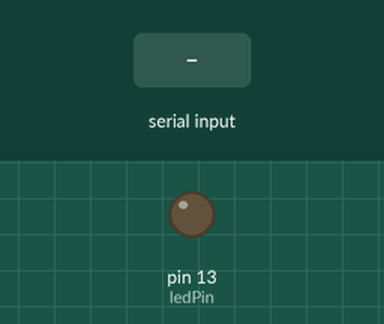
Bench run of a sketch on a simulated Arduino Uno, built with avr-gcc and run on an emulated ATmega328P. On the bench: output pins drawn as LEDs (lit = HIGH). Inputs (shaded band) come from the test bench.

Above: at 1.2 s.
1.3 s: "Y" received over Serial
At 1.7 s:
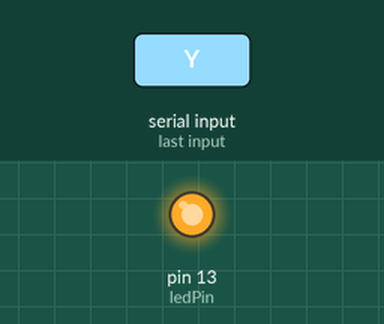
2.9 s: "1" received over Serial
At 4.1 s:
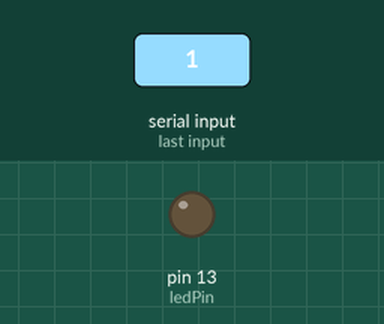
Timing chart, 0 to 5.9 s (numbered marks = the images above; inputs shaded):
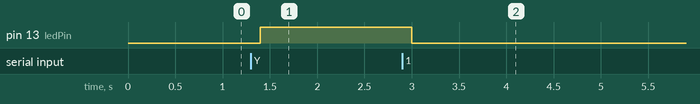

The sketch:

Comms_Processing2Arduino.ino
```cpp
// 1026 mapa
// ashley james brown
// simple simple processing to arduino comms

char val; // Data received from the serial port
int ledPin = 13; // Set the pin to digital I/O 4

void setup() {
  pinMode(ledPin, OUTPUT); // Set pin as OUTPUT
  Serial.begin(9600); // Start serial communication at 9600 bps
}

void loop() {

  if (val == 'Y') { // If Y was received
    digitalWrite(ledPin, HIGH); // turn the LED on
  } else {
    digitalWrite(ledPin, LOW); // Otherwise turn it OFF
  }
  delay(100); // Wait 100 milliseconds for next reading
}


void serialEvent() {
  while (Serial.available()) { // If data is available to read,
    val = Serial.read(); // read it and store it in val
  }
}
```

Measured:
- after the input at 1.3 s, pin 13 (ledPin): LOW → HIGH after 0.10 s
- after the input at 2.9 s, pin 13 (ledPin): HIGH → LOW after 0.10 s
